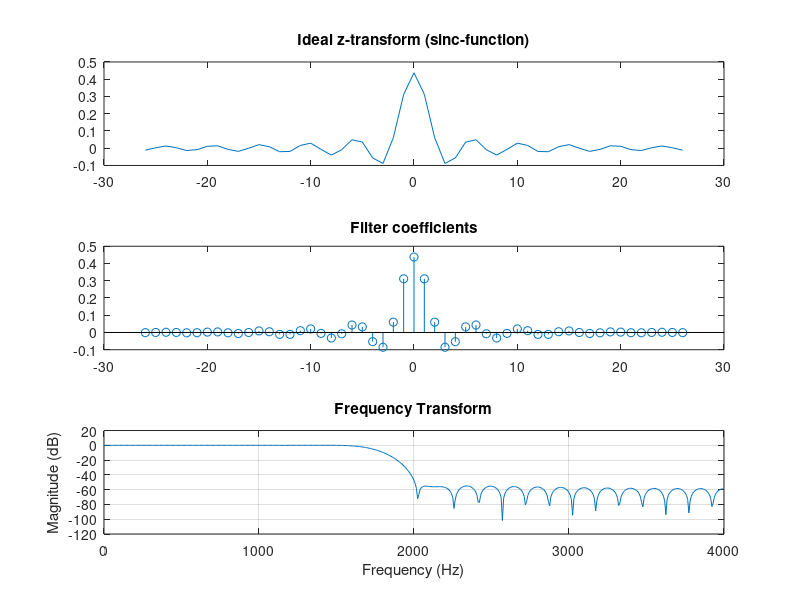

Write MATLAB code to recreate this figure.
% Ex_7_3.m
% Calculation of LP-filter in Ifeachor Example 7.3
N = 53;
;    % Number of coeffs
fg = 1750; % Cut-off freq
fs = 8000; % Sample freq
n = -(N-1)/2 : (N-1)/2;
hd = 2*fg/fs * sinc(2*fg/fs * n); % Symmetrical sin(pi*x)/(pi*x). Note that this 
                                  % requires a factor 2 in the sinc-argument!
subplot(3,1,1);
plot(n,hd);
title('Ideal z-transform (sinc-function)');
window = hamming(N)';   % calculate Hamming window of length N and transpose 
h = hd .* window;       % element by element multiplication
subplot(3,1,2);
stem(n,h);
title('Filter coefficients');

[H,w] = freqz(h, 1, 512, fs);  % calculate freq. transform
subplot(3,1,3);
H_dB = 20*log10(abs(H));  % Calculate in dB
plot(w,H_dB), grid
xlabel('Frequency (Hz)');
ylabel('Magnitude (dB)');
title('Frequency Transform');
